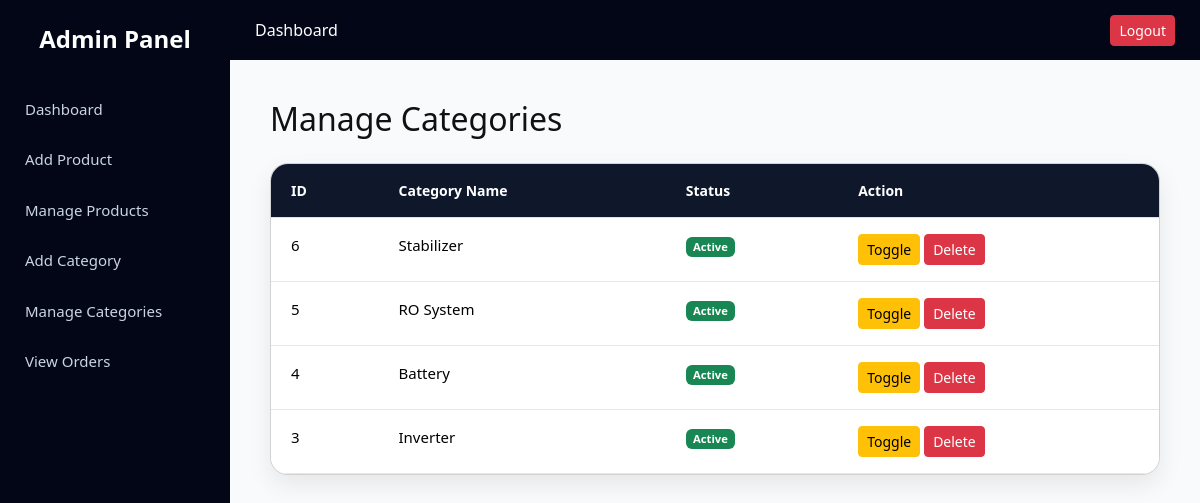
Screenshot of /admin/manage_categories.php (signed in) with the database file from the repository.
### tables this page shows
CREATE TABLE `categories` (
  `category_id` int(11) NOT NULL,
  `category_name` varchar(100) NOT NULL,
  `status` tinyint(4) DEFAULT 1,
  `created_at` timestamp NOT NULL DEFAULT current_timestamp()
);

### admin/manage_categories.php (the view, shortened to what this page needs)
<?php
include 'admin_header.php';
include '../config/db.php';
$q = mysqli_query($conn, "SELECT * FROM categories ORDER BY category_id DESC");
?>
<h2 class="mb-4">Manage Categories</h2>
<div class="admin-table-wrapper">
  <div class="card">
    <table class="table">
      <thead>
        <tr>
          <th>ID</th>
          <th>Category Name</th>
          <th>Status</th>
          <th>Action</th>
        </tr>
      </thead>
      <tbody>
        <?php if (mysqli_num_rows($q) > 0) { ?>
          <?php while ($c = mysqli_fetch_assoc($q)) { ?>
            <tr>
              <td><?= $c['category_id'] ?></td>
              <td><?= htmlspecialchars($c['category_name']) ?></td>
              <td>
                <?= $c['status']
                    ? '<span class="badge bg-success">Active</span>'
                    : '<span class="badge bg-secondary">Deactive</span>' ?>
              </td>
              <td>
                <a href="toggle_category.php?id=<?= $c['category_id'] ?>"
                   class="btn btn-sm btn-warning">
                  Toggle
                </a>
                <a href="delete_category.php?id=<?= $c['category_id'] ?>"
                   class="btn btn-sm btn-danger"
                   onclick="return confirm('Delete category?')">
                  Delete
                </a>
              </td>
            </tr>
          <?php } ?>
        <?php } ?>
      </tbody>
    </table>
  </div>
</div>
<?php include 'admin_footer.php'; ?>

### admin/admin_header.php (shortened to what this page needs)
<!DOCTYPE html>
<html>
<head>
  <link href="https://cdn.jsdelivr.net/npm/bootstrap@5.3.3/dist/css/bootstrap.min.css" rel="stylesheet">
  <link rel="stylesheet" href="../assets/css/style.css">
</head>
<body>
<div class="admin-wrapper">
  <div class="admin-sidebar">
    <h4>Admin Panel</h4>
    <a href="dashboard.php">Dashboard</a>
    <a href="add_product.php">Add Product</a>
    <a href="manage_products.php">Manage Products</a>
    <a href="add_category.php">Add Category</a>
    <a href="manage_categories.php">Manage Categories</a>
<a href="view_orders.php">View Orders</a>
  </div>
  <div style="flex:1">
    <div class="admin-topbar">
      <span>Dashboard</span>
      <a href="logout.php" class="btn btn-danger btn-sm">Logout</a>
    </div>
    <div class="admin-content">

### admin/admin_footer.php (shortened to what this page needs)
    </div>
  </div>
</div>
</body>
</html>

### assets/css/style.css (style rules this page uses)
:root { --dark:#0F172A; --blue:#0284C7; --green:#22C55E; --light:#F8FAFC; --gray:#CBD5E1; }
* { box-sizing:border-box; font-family:'Segoe UI', system-ui, -apple-system, BlinkMacSystemFont, sans-serif; }
body { margin:0; background:var(--light); color:#111; }
a { text-decoration:none; }
.admin-wrapper { display:flex; min-height:100vh; background:#f1f5f9; }
.admin-sidebar { width:230px; background:#020617; color:#fff; position:fixed; top:0; left:0; bottom:0; padding-top:25px; }
.admin-sidebar h4 { text-align:center; margin-bottom:30px; font-weight:700; }
.admin-sidebar a { display:block; padding:14px 25px; color:#cbd5e1; font-size:15px; }
.admin-topbar { height:60px; background:#020617; position:fixed; top:0; left:230px; right:0; display:flex; justify-content:space-between; align-items:center; padding:0 25px; color:#fff; z-index:100; }
.admin-content { margin-left:230px; margin-top:60px; padding:40px; background:#f8fafc; min-height:calc(100vh - 60px); }
.table tbody tr { background:#fff; }
.admin-table-wrapper { width:100%; max-width:1200px; margin-top:25px; }
.admin-table-wrapper .card { border-radius:18px; overflow:hidden; box-shadow:0 10px 25px rgba(0,0,0,0.08); }
.table { width:100%; margin:0; border-collapse:collapse; }
.table thead th { background:#0F172A; color:#fff; padding:16px 20px; font-size:14px; text-align:left; }
.table tbody td { padding:16px 20px; font-size:15px; border-bottom:1px solid #e5e7eb; }
.table tbody tr { transition: background 0.3s ease, transform 0.3s ease; }

### rows the page displays
categories: category_id "6", category_name "Stabilizer", status "Active"
categories: category_id "5", category_name "RO System", status "Active"
categories: category_id "4", category_name "Battery", status "Active"
categories: category_id "3", category_name "Inverter", status "Active"
